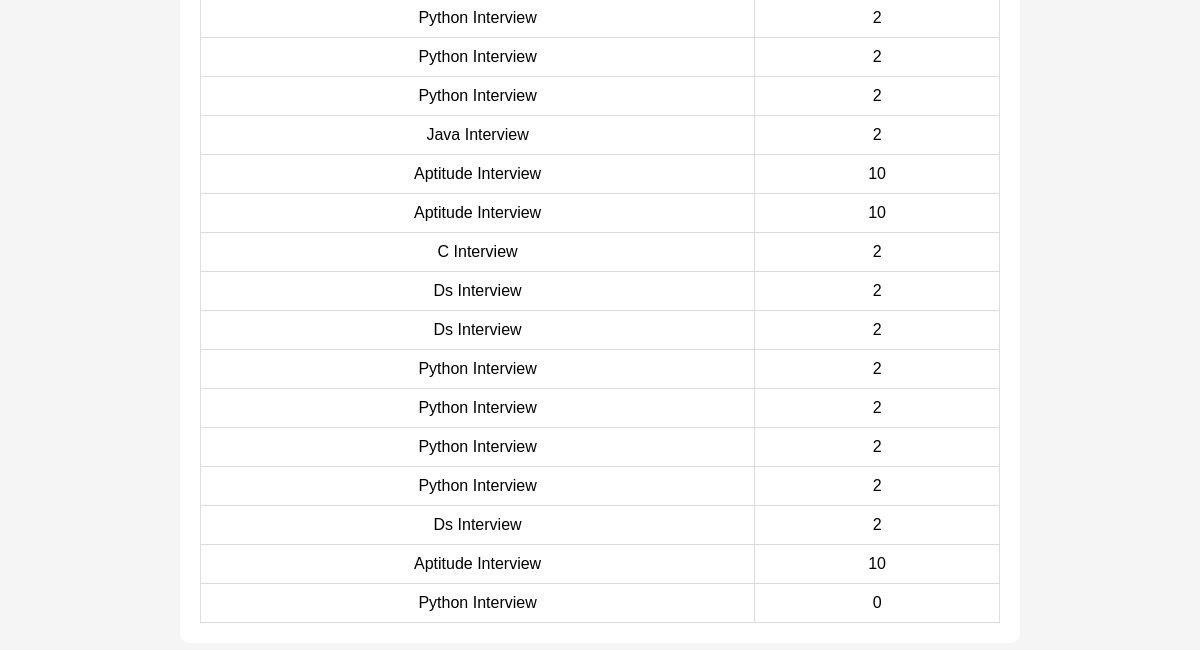
Before: /history (lower part) with the older database file.
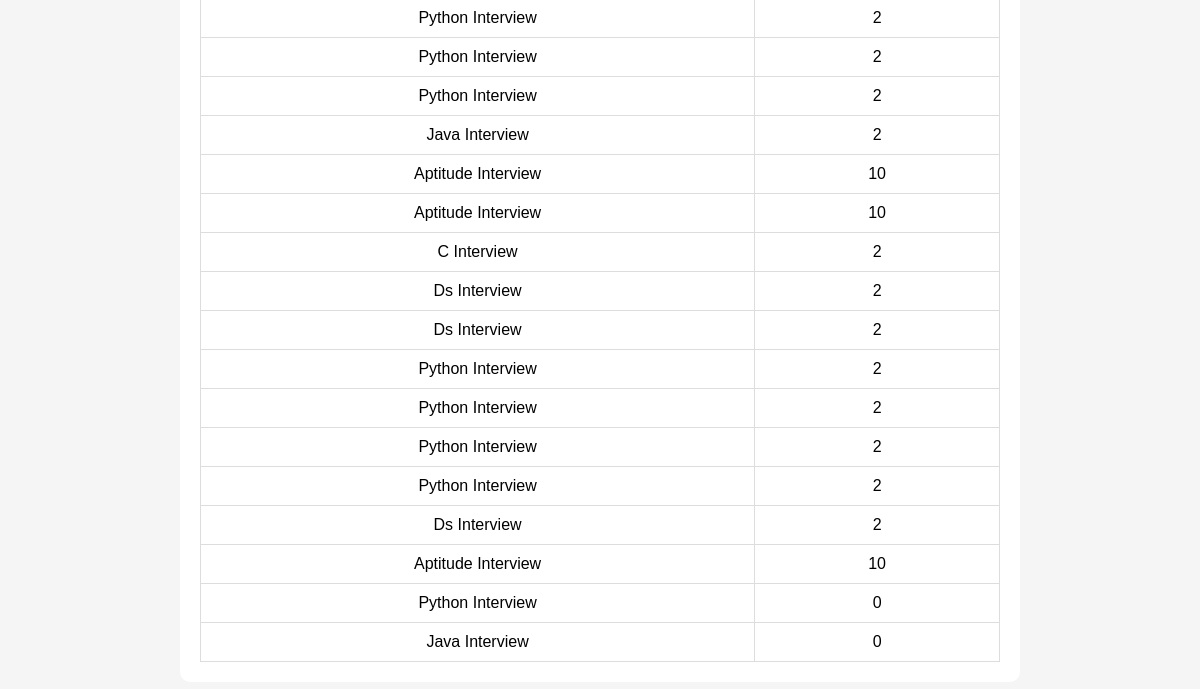
After: the same page with the newer database file.
### tables this page shows
CREATE TABLE interview_results(
    id INTEGER PRIMARY KEY AUTOINCREMENT,
    email TEXT,
    interview_type TEXT,
    score INTEGER
);

### app.py (the view)
@app.route('/history')
def history():
    conn = sqlite3.connect('database/users.db')
    cursor = conn.cursor()
    cursor.execute(
    "SELECT interview_type,score FROM interview_results"
    )
    data = cursor.fetchall()
    conn.close()
    return render_template(
    'history.html',
    records=data
    )

### templates/history.html (shortened to what this page needs)
<!DOCTYPE html>
<html>
<head>
</head>
<body>
<div class="container">
    <table>
        <tbody>
            {% for row in records %}
            <tr>
                <td>{{ row[0] }}</td>
                <td>{{ row[1] }}</td>
            </tr>
            {% endfor %}
        </tbody>
    </table>
</div>
</body>
</html>

### templates/history.html (style rules this page uses)
body { font-family: Arial; background: #f5f5f5; padding: 20px; }
.container { max-width: 800px; margin: auto; background: white; padding: 20px; border-radius: 10px; }
table { width: 100%; border-collapse: collapse; margin-top: 20px; }

Changed rows visible on the page:
added interview_results: interview_type "Java Interview", score "0"
